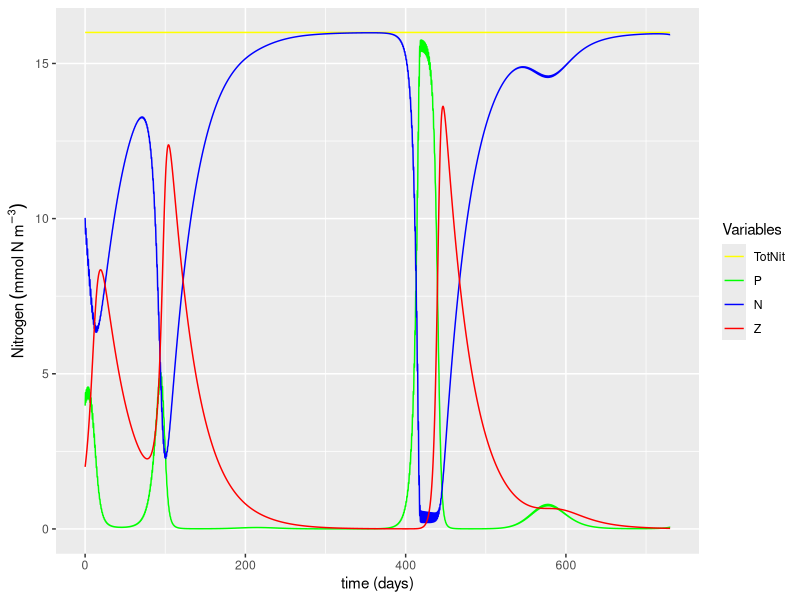
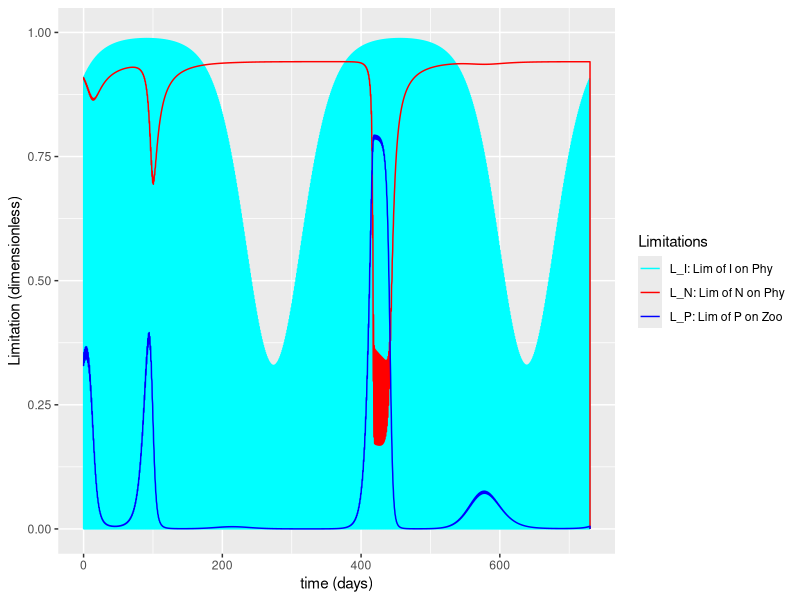

Reproduce these figures in R, in order.
library(ggplot2)

# Framework
days <- 365 * 2 # number of days of experiment run (units: days)
dt   <- 0.01    # time-step  (units: days)

# Parameters
mu     <- 0.5   # growth rate of phytoplankton (units: d^-1)
K      <- 1     # half-saturation for nutrient absoption by phytoplankton (units: mmolN m^-3)
gamma  <- 0.4   # growth rate of zooplankton (units: d^-1)
Lambda <- 0.1   # initial slope of ingestion saturation of zooplankton (units: mmol N^-1 m^3)
alpha  <- 0.004 # initial slope of P vs I curve (units: {mmolN m^-3}^-1)
psi    <- 0.01  # half-saturation for phytoplankton absoption by mussels (units: mmolN m^-3)
mP     <- 0.07  # mortality rate of phytoplankton (units: d^-1)
mZ     <- 0.03  # mortality rate of zooplankton (units: d^-1)

# Initial conditions
Pinitial <- 4  # initial phytoplankton concentration (units: mmolN m^-3)
Ninitial <- 10 # initial nutrients concentration (units: mmolN m^-3)
Zinitial <- 2  # initial zooplankton concentration (units: mmolN m^-3)

# Chores (calculate number of steps, create time vector, create zero vectors, ...)
NoSTEPS <- as.integer(days / dt) # Calculates the number of steps by dividing days by dt and rounding down
time <- seq(from = 0, to = days, length = NoSTEPS) # Create time vector of equally spaced numbers from zero to "days"
P <- numeric(NoSTEPS)      # Make Phytoplankton "empty" vector by making a vector array of zeros (size: NoSTEPS rows by ONE column) (units: mmolN m^-3) 
N <- numeric(NoSTEPS)      # Make Nutrients "empty" vector (same process as above) (units: mmolN m^-3)
Z <- numeric(NoSTEPS)      # Make Zooplankton "empty" vector (same process as above) (units: mmolN m^-3)
L_N <- numeric(NoSTEPS)    # Make "Limitation of N on Phytoplankton" empty vector (same process as above) (units: dimensionless)
L_P <- numeric(NoSTEPS)    # Make "Limitation of P on Zooplankton" empty vector (same process as above) (units: dimensionless)
TotNit <- numeric(NoSTEPS) # Make Total-Nitrogen "empty" vector (same process as above) (units: mmolN m^-3)
I  <- numeric(NoSTEPS)     # Make Light (I) "empty" vector (same process as above)
L_I <- numeric(NoSTEPS)    # Make "Limitation of I on Phytoplankton" empty vector (same process as above)

# Creating sunlight ------------------------------------------------------------
for (i in 1:length(I)) {
  I[i] <- 600 * sin((2 * pi * time[i])/1) + 500 * sin((2*pi*time[i])/365)
  
  # We can't have negative light. Make negative values equal to zero
  if (I[i] < 0) {
    I[i] <- 0
  }
}

# Initializing with initial conditions -----------------------------------------
P[1] <- Pinitial # Initializing phytoplankton vector
N[1] <- Ninitial # Initializing nutrients vector
Z[1] <- Zinitial # Initializing zooplankton vector
TotNit[1] <- P[1] + N[1] + Z[1] # Initializing Total-Nitrogen vector

# ******************************************************************************
# MAIN MODEL LOOP **************************************************************
for (t in 1:(NoSTEPS-1)) {
  L_N[t] <- N[t]/(K+N[t])       # Calculate Limitation due to (low) nutrients on phytoplankton
  L_P[t] <- 1-exp(-Lambda*P[t]) # Calculate Limitation due to (low) phytoplankton on zooplankton
  L_I[t] <- 1-exp(-alpha*I[t])  # Calculate Limitation due to (low) light on phytoplankton
  
  # Estimate model state at time t+1 
  P[t+1] <- P[t] + (((mu*L_N[t]*L_I[t]*P[t]) - (gamma*L_P[t]*Z[t]) - (mP*P[t])) * dt)
  N[t+1] <- N[t] + (((mP*P[t]) + (mZ*Z[t]) - (mu*L_N[t]*L_I[t]*P[t])) * dt)
  Z[t+1] <- Z[t] + (((gamma*L_P[t]*Z[t]) - (mZ*Z[t])) * dt)
  TotNit[t+1] = P[t+1] + N[t+1] + Z[t+1] # Calculate total nitrogen
}
# end of main model LOOP********************************************************
# ******************************************************************************

# For cleanliness, let's pack everything into a data frame
output <- data.frame(t=time,
                     N=N,
                     P=P,
                     Z=Z,
                     TotNit=TotNit,
                     L_I=L_I,
                     L_N=L_N,
                     L_P=L_P)

# Plotting ---------------------------------------------------------------------
# Plot 1: Main variables
ggplot(data = output, aes(x=time)) +
  geom_line(aes(y=TotNit, color="TotNit")) +
  geom_line(aes(y = P, color="P")) +
  geom_line(aes(y = N, color="N")) +
  geom_line(aes(y = Z, color="Z")) +
  ylim(0, max(output$TotNit)) + 
  labs(x = "time (days)",
       y = expression(Nitrogen~(mmol~N~m^-3))) +
  scale_color_manual("Variables",
                     breaks = c("TotNit", "P", "N", "Z"),
                     labels = c("TotNit", "P", "N", "Z"),
                     values = c("yellow", "green", "blue", "red"))

# Plot 2: Limitations
ggplot(data = output, aes(x=time)) +
  geom_line(aes(y = L_I, color="L_I")) +
  geom_line(aes(y = L_N, color="L_N")) +
  geom_line(aes(y = L_P, color="L_P")) +
  ylim(0, 1) + 
  labs(x = "time (days)",
       y = "Limitation (dimensionless)") +
  scale_color_manual("Limitations",
                     breaks = c("L_I", "L_N", "L_P"),
                     labels = c("L_I: Lim of I on Phy", "L_N: Lim of N on Phy", "L_P: Lim of P on Zoo"),
                     values = c("cyan", "red", "blue"))

